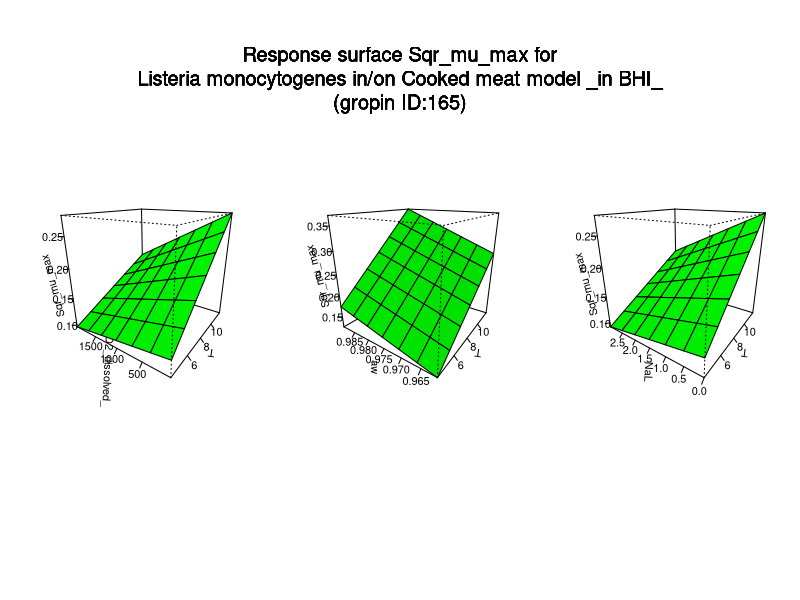

R code for this plot:
#############################
# start of Parameter script
#############################
T <- seq(4.004,11.988011988012,length.out=7)
CO2_dissolved_ <- seq(25.025,1998.001998002,length.out=7)
aw <- seq(0.961238761238761,0.9892883,length.out=7)
NaL <- seq(0,2.997002997003,length.out=7)
#############################
# end of Parameter script
#############################
############################# 
# start of Model script Gropin ID 165 
#############################
 
# constant coefficients for this model
Im <- -1.0636
m1 <- -0.1469
m2 <- 5.8168E-4
m3 <- 1.1532
m4 <- -0.00028161
m9 <- 0.1733
m10 <- -0.0025119
m11 <- -4.4792e-06
m13 <- -0.00060063
 
variables <- data.frame(T,CO2_dissolved_,aw,NaL)
argumentsPar <- unique.data.frame(expand.grid(variables))
 
# heart of the model
response_surface <- function(T,CO2_dissolved_,aw,NaL) {
   mumax <-Im+(m1*T)+(m2*CO2_dissolved_)+(m3*aw)+(m4*NaL)+(m9*T*aw)+(m10*T*NaL)+(m11*T*CO2_dissolved_)+(m13*aw*CO2_dissolved_)

	return(mumax=mumax)
} 

# output parameters
responseSurface <- cbind(argumentsPar,response_surface(argumentsPar['T'],argumentsPar['CO2_dissolved_'],argumentsPar['aw'],argumentsPar['NaL']))
colnames(responseSurface) <- c(colnames(argumentsPar),'Sqrmumax')
#############################
# End of Model script
#############################
############################# 
# start of Visualisation script Gropin ID 165 
#############################
titleText <-'Response surface Sqr_mu_max for
Listeria monocytogenes in/on Cooked meat model _in BHI_
(gropin ID:165)'
argPar1 <- unique.data.frame(expand.grid(T,CO2_dissolved_))
argPar2 <- unique.data.frame(expand.grid(T,aw))
argPar3 <- unique.data.frame(expand.grid(T,NaL))
z1 <- matrix(unlist(response_surface(T = argPar1[1],CO2_dissolved_ = argPar1[2],aw = aw[1],NaL = NaL[1])),nrow=7)
z2 <- matrix(unlist(response_surface(T = argPar2[1],aw = argPar2[2],CO2_dissolved_ = CO2_dissolved_[1],NaL = NaL[1])),nrow=7)
z3 <- matrix(unlist(response_surface(T = argPar3[1],NaL = argPar3[2],CO2_dissolved_ = CO2_dissolved_[1],aw = aw[1])),nrow=7)
# adding precaution if response surface is zero
myZLim1 <- range(z1)
if(myZLim1[1] == myZLim1[2]) myZLim1[2] <- myZLim1[2]+1
myZLim2 <- range(z2)
if(myZLim2[1] == myZLim2[2]) myZLim2[2] <- myZLim2[2]+1
myZLim3 <- range(z3)
if(myZLim3[1] == myZLim3[2]) myZLim3[2] <- myZLim3[2]+1
if(length(T)>1 & length(CO2_dissolved_)>1 & length(aw)>1 & length(NaL)>1) {
	par(mfrow = c(1,3))
	persp(T,CO2_dissolved_,z1,col = 'green',xlab='T',ylab='CO2_dissolved_',zlab='Sqr_mu_max',zlim=myZLim1,theta=305,phi=20,shade=0.25,ticktype = 'detailed')
	persp(T,aw,z2,col = 'green',xlab='T',ylab='aw',zlab='Sqr_mu_max',zlim=myZLim2,theta=305,phi=20,shade=0.25,ticktype = 'detailed')
	persp(T,NaL,z3,col = 'green',xlab='T',ylab='NaL',zlab='Sqr_mu_max',zlim=myZLim3,theta=305,phi=20,shade=0.25,ticktype = 'detailed')
	mtext(titleText,outer=T,  cex=1.2, line=-8.5, side=3)
} else {
		myPars <- unique.data.frame(expand.grid(T,CO2_dissolved_,aw,NaL))
		myZ <-matrix(unlist(response_surface(myPars[,1],myPars[,2],myPars[,3],myPars[,4])),nrow=7)
		myZLim <- range(myZ)
if(myZLim[1] == myZLim[2]) myZLim[2] <- myZLim[2]+1
	if(length(aw)==1 & length(NaL)==1) {
		persp(T,CO2_dissolved_,myZ,col = 'green',xlab='T',ylab='CO2_dissolved_',zlab='Sqr_mu_max',main=titleText,sub=paste('other variable: aw =',round(aw,digits = 2), 'NaL =',round(NaL,digits = 2)),zlim=myZLim,theta=305,phi=20,shade=0.25,ticktype = 'detailed')
	}
	if(length(CO2_dissolved_)==1 & length(NaL)==1) {
		persp(T,aw,myZ,col = 'green',xlab='T',ylab='aw',zlab='Sqr_mu_max',main=titleText,sub=paste('other variable: CO2_dissolved_ =',round(CO2_dissolved_,digits = 2), 'NaL =',round(NaL,digits = 2)),zlim=myZLim,theta=305,phi=20,shade=0.25,ticktype = 'detailed')
	}
	if(length(CO2_dissolved_)==1 & length(aw)==1) {
		persp(T,NaL,myZ,col = 'green',xlab='T',ylab='NaL',zlab='Sqr_mu_max',main=titleText,sub=paste('other variable: CO2_dissolved_ =',round(CO2_dissolved_,digits = 2), 'aw =',round(aw,digits = 2)),zlim=myZLim,theta=305,phi=20,shade=0.25,ticktype = 'detailed')
	}
	if(length(T)==1 & length(NaL)==1) {
		persp(CO2_dissolved_,aw,myZ,col = 'green',xlab='CO2_dissolved_',ylab='aw',zlab='Sqr_mu_max',main=titleText,sub=paste('other variable: T =',round(T,digits = 2), 'NaL =',round(NaL,digits = 2)),zlim=myZLim,theta=305,phi=20,shade=0.25,ticktype = 'detailed')
	}
	if(length(T)==1 & length(aw)==1) {
		persp(CO2_dissolved_,NaL,myZ,col = 'green',xlab='CO2_dissolved_',ylab='NaL',zlab='Sqr_mu_max',main=titleText,sub=paste('other variable: T =',round(T,digits = 2), 'aw =',round(aw,digits = 2)),zlim=myZLim,theta=305,phi=20,shade=0.25,ticktype = 'detailed')
	}
	if(length(T)==1 & length(CO2_dissolved_)==1) {
		persp(aw,NaL,myZ,col = 'green',xlab='aw',ylab='NaL',zlab='Sqr_mu_max',main=titleText,sub=paste('other variable: T =',round(T,digits = 2), 'CO2_dissolved_ =',round(CO2_dissolved_,digits = 2)),zlim=myZLim,theta=305,phi=20,shade=0.25,ticktype = 'detailed')
	}
}
#############################
# End of Visualisation script
#############################
